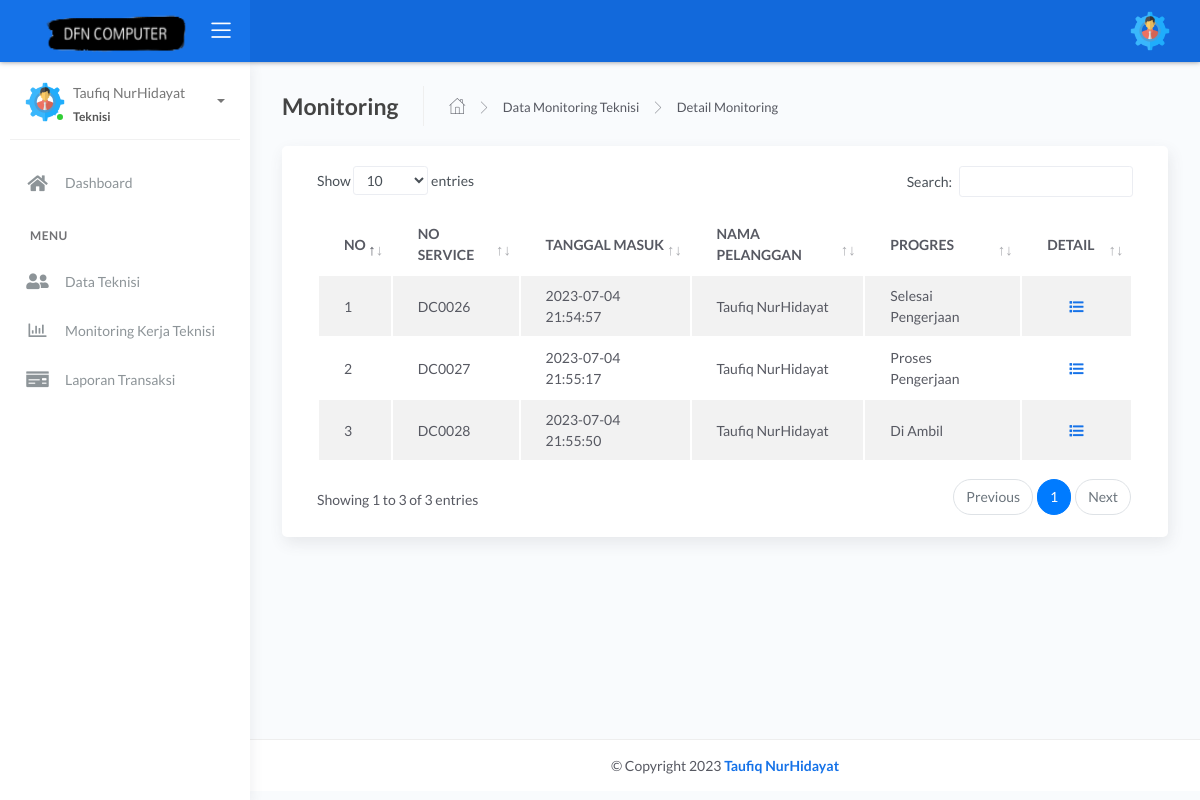
/admin/owner/detmonitoring_teknisi.php?id=1 (signed in), run on an earlier commit of the app's database.
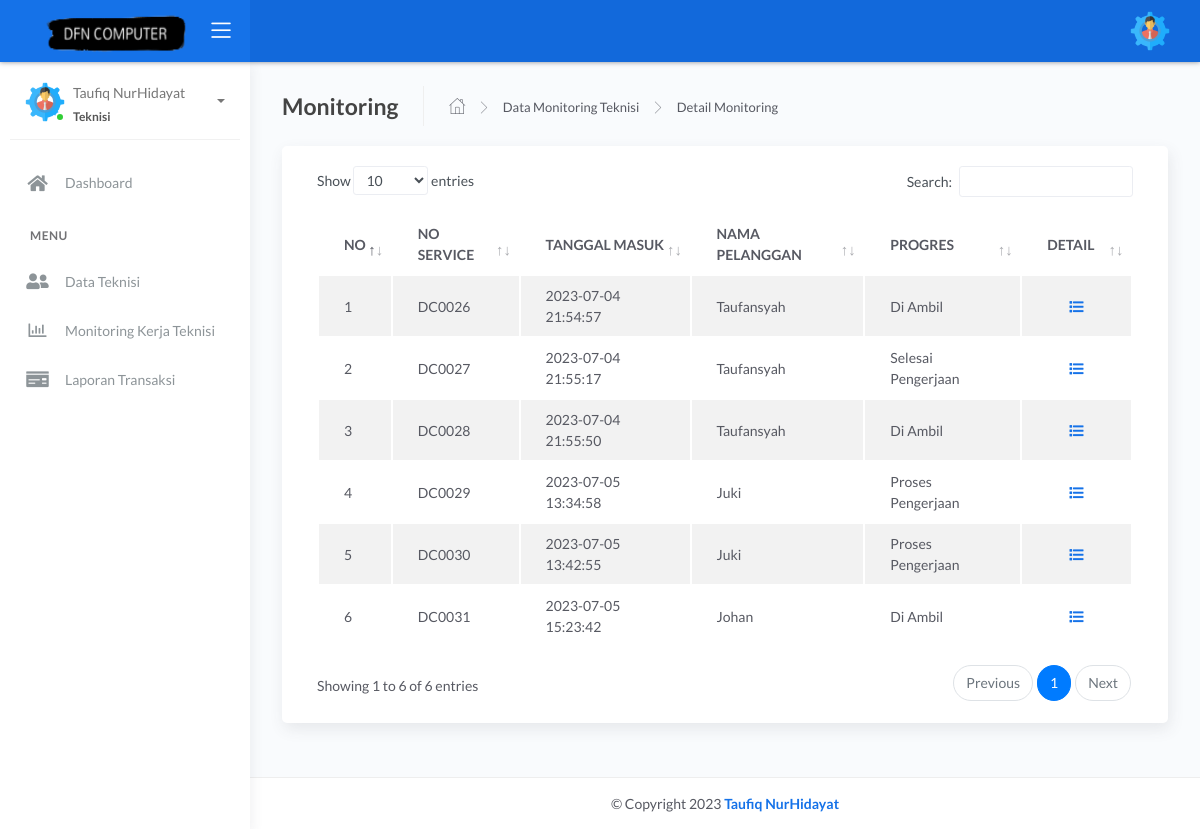
And on a later commit of the database.
### tables this page shows
CREATE TABLE `service` (
  `no_service` int(11) NOT NULL,
  `id_pelanggan` int(11) NOT NULL,
  `kategori` varchar(255) NOT NULL,
  `type` varchar(255) NOT NULL,
  `keluhan` text NOT NULL,
  `tanggal` datetime DEFAULT current_timestamp(),
  `progres` varchar(255) NOT NULL,
  `keterangan` varchar(255) NOT NULL,
  `totharga` int(25) NOT NULL,
  `id_admin` int(11) NOT NULL,
  `id_order` int(11) NOT NULL,
  `tgl_update` datetime NOT NULL DEFAULT current_timestamp() ON UPDATE current_timestamp()
);

CREATE TABLE `pelanggan` (
  `id_pelanggan` int(10) NOT NULL,
  `nama` varchar(100) NOT NULL,
  `password` varchar(100) NOT NULL,
  `hp` varchar(25) NOT NULL,
  `email` varchar(100) NOT NULL,
  `jk` varchar(100) NOT NULL,
  `alamat` varchar(255) NOT NULL,
  `status` varchar(255) NOT NULL
);

### admin/owner/detmonitoring_teknisi.php (the view, shortened to what this page needs)
<?php include 'header.php';
?>
<div class="main-panel">
    <div class="content">
        <div class="page-inner ">
            <div class="page-header">
                <h4 class="page-title">Monitoring</h4>
                <ul class="breadcrumbs">
                    <li class="nav-home">
                        <a href="index.php">
                            <i class="flaticon-home"></i>
                        </a>
                    </li>
                    <li class="separator">
                        <i class="flaticon-right-arrow"></i>
                    </li>
                    <li class="nav-item">
                        <a href="monitoring_teknisi.php">Data Monitoring Teknisi</a>
                    </li>
                    <li class="separator">
                        <i class="flaticon-right-arrow"></i>
                    </li>
                    <li class="nav-item">
                        <a href="#">Detail Monitoring</a>
                    </li>
                </ul>
            </div>
            <div class="row ">
                <div class="col-md-12">
                    <div class="card">
                        <div class="card-body">
                            <div class="table-responsive">
                                <table id="tablemonitoring" class="display table table-striped table-hover">
                                    <thead>
                                        <tr>
                                            <th style="width: 1%">NO</th>
                                            <th>NO SERVICE</th>
                                            <th>TANGGAL MASUK</th>
                                            <th>NAMA PELANGGAN</th>
                                            <th>PROGRES</th>
                                            <th style="width: 10%">DETAIL</th>
                                        </tr>
                                    </thead>
                                    <tbody>
                                        <?php
                                        include '../../koneksi.php';
                                        $no = 1;
                                        $idadmin = $_GET['id'];
                                        $data = mysqli_query($koneksi, "SELECT * FROM service,admin,pelanggan WHERE service.id_admin=admin.id AND service.id_admin= $idadmin AND service.id_pelanggan=pelanggan.id_pelanggan");
                                        while ($d = mysqli_fetch_array($data)) {
                                        ?>
                                            <tr>
                                                <td><?php echo $no++; ?></td>
                                                <td>DC00<?php echo $d['no_service']; ?></td>
                                                <td><?php echo $d['tanggal']; ?></td>
                                                <td><?php echo $d['nama']; ?></td>
                                                <td><?php echo $d['progres']; ?> </td>
                                                <td>
                                                    <button type="button" data-toggle="modal" class="btn btn-link btn-primary" data-target="#editservice_<?php echo $d['no_service']; ?>">
                                                        <i class="fa fa-list"></i>
                                                    </button>
                                                    <div class="modal fade" id="editservice_<?php echo $d['no_service']; ?>" tabindex="-1" role="dialog" aria-hidden="true">
                                                    <?php
                                                }
                                                    ?>
                                                </td>
                                            </tr>
                                    </tbody>
                                </table>
                            </div>
                        </div>
                    </div>
                </div>
            </div>
        </div>
    </div>
    <?php include 'footer.php'; ?>
</div>

What changed in the data, as far as the page shows it:
changed service id 26: id_pelanggan.nama "Taufiq NurHidayat" → "Taufansyah"; progres "Selesai Pengerjaan" → "Di Ambil"
changed service id 27: id_pelanggan.nama "Taufiq NurHidayat" → "Taufansyah"; progres "Proses Pengerjaan" → "Selesai Pengerjaan"
changed through a linked row, service id 28: id_pelanggan.nama "Taufiq NurHidayat" → "Taufansyah"
now on this page (row edited): service: no_service "29", tanggal "2023-07-05 13:34:58", id_pelanggan.nama "Juki", progres "Proses Pengerjaan"
now on this page (row edited): service: no_service "30", tanggal "2023-07-05 13:42:55", id_pelanggan.nama "Juki", progres "Proses Pengerjaan"
added service: no_service "31", tanggal "2023-07-05 15:23:42", id_pelanggan.nama "Johan", progres "Di Ambil"
Also different on the page:
text written by a page script: "Show entries Search: Showing 1 to 3 of 3 entries Previous 1 Next" → "Show entries Search: Showing 1 to 6 of 6 entries Previous 1 Next"
